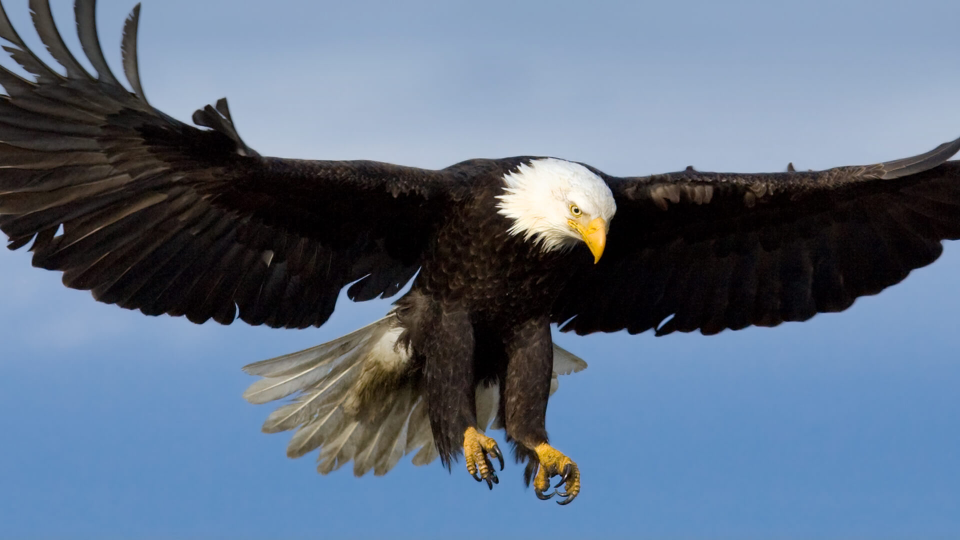
#> input picture RAPOR1_ORNEKLER/img/kartal.jpg, 1920 x 1080 px (shown at 1/2 size)
$ python 2_goruntu_boyutlandirma.py
#> lines starting #> are read from the running program, lines starting #| are printed output that depends on the picture
import cv2 as cv

img = cv.imread('img/kartal.jpg', cv.IMREAD_UNCHANGED)
#> img is the input picture: shape (1080, 1920, 3); mean B, G, R 133.4, 112, 95.3
print('Orijinal boyutlar: ', img.shape)
#| Orijinal boyutlar:  (1080, 1920, 3)

scale_percent = 60
width = int(img.shape[1] * scale_percent / 100)
#> width = 1152
height = int(img.shape[0] * scale_percent / 100)
#> height = 648
dim = (width, height)
#> dim = (1152, 648)

resized = cv.resize(img, dim, interpolation=cv.INTER_AREA)
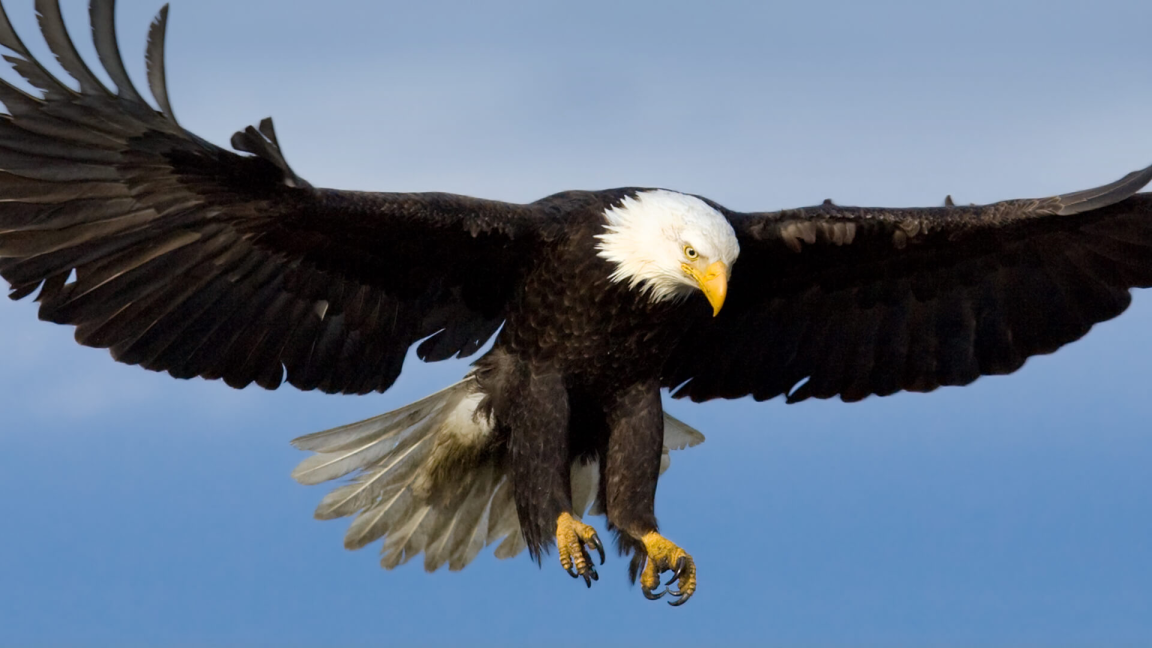
#> resized: shape (648, 1152, 3); mean B, G, R 133.4, 112, 95.3

print('Yeniden boyutlandirma olculeri: ', resized.shape)
#| Yeniden boyutlandirma olculeri:  (648, 1152, 3)

cv.imshow('Yeniden boyutlandirilmis gorsel', resized)
cv.imwrite(f"img/kartal_{width}_{height}.jpg", resized)

cv.waitKey(0)
cv.destroyAllWindows()
